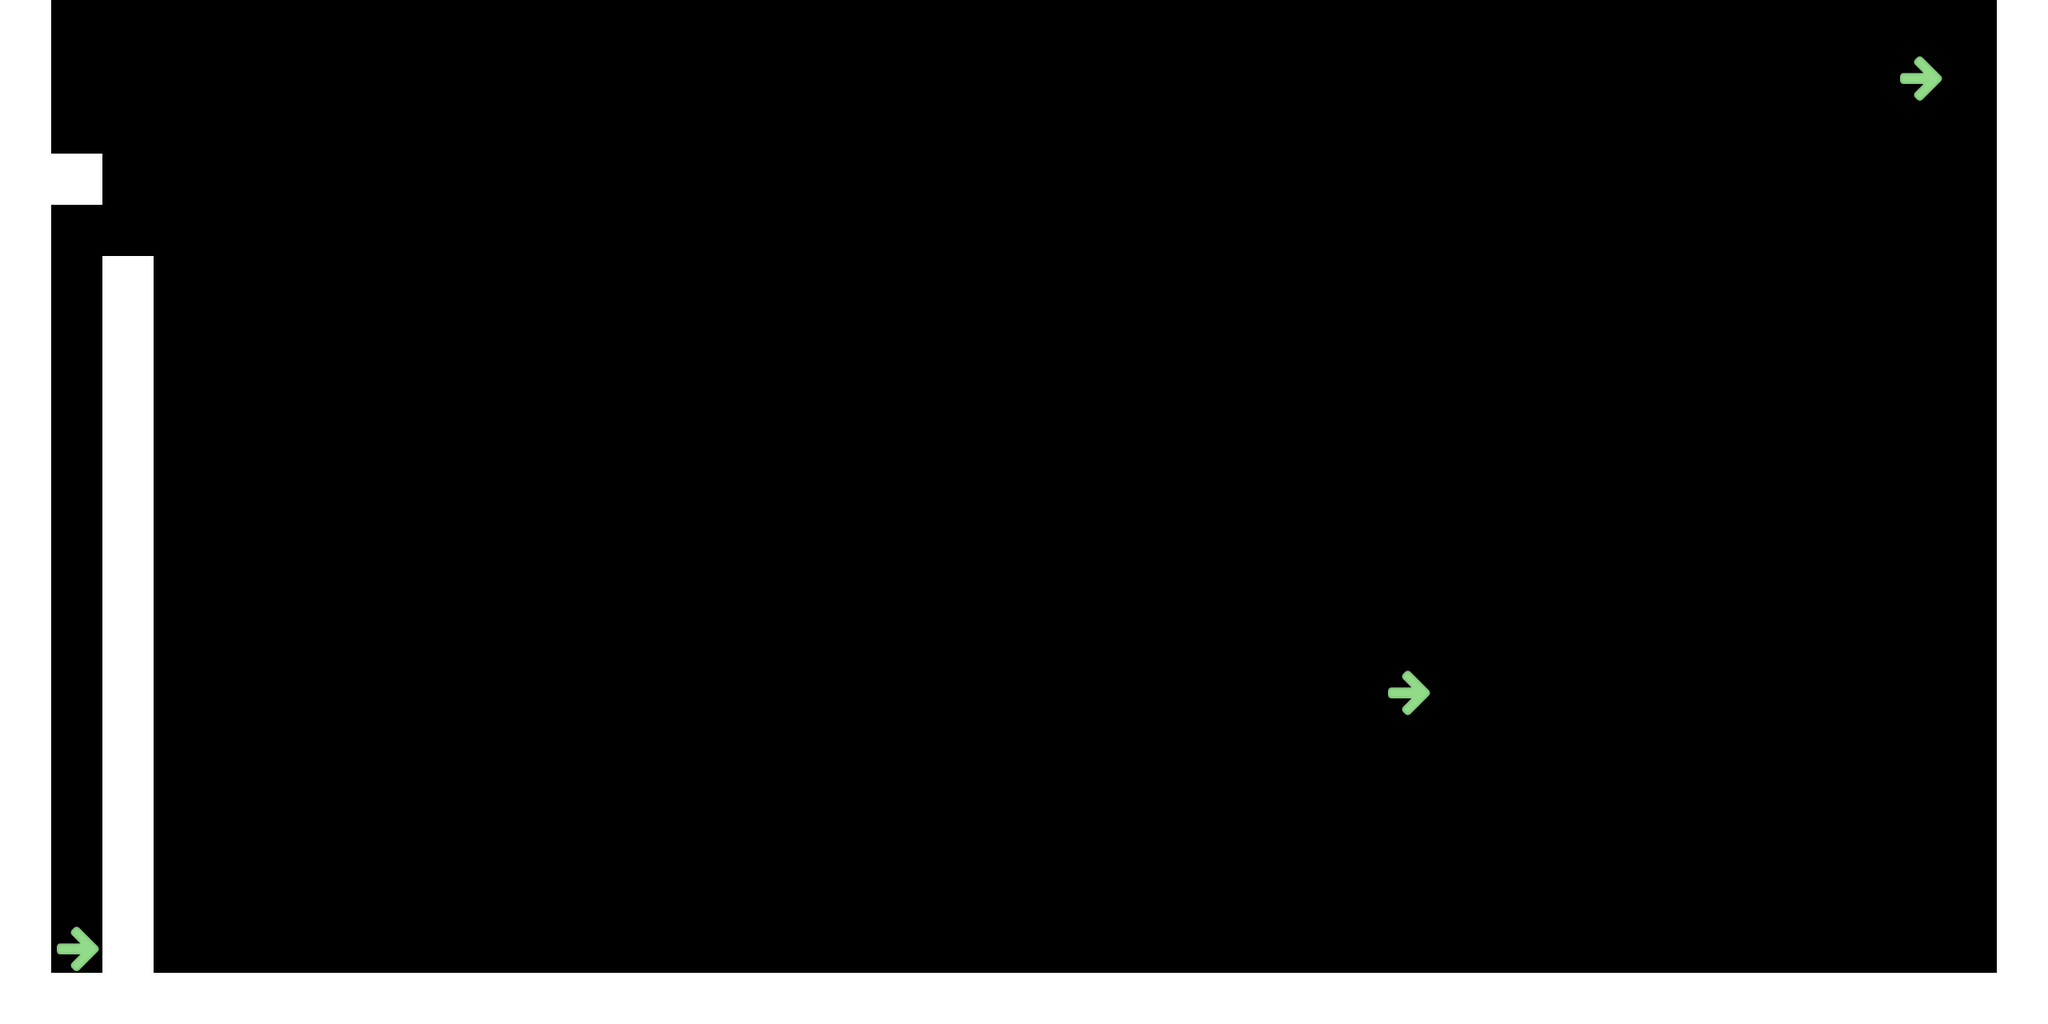

Rendered tile map (Tiled .tmx) drawn with the repository's tilesets; below, a short description and the map source with its tile grids summarised:
An orthogonal 40x20 tile map with 64x64 px tiles, 2 tile layers (collision, sorites).

<map version="1.0" orientation="orthogonal" width="40" height="20" tilewidth="64" tileheight="64">
 <tileset firstgid="1" name="tiles" tilewidth="64" tileheight="64">
  <image source="../images/tiles.png" width="192" height="256" />
 </tileset>
 <layer name="collision" width="40" height="20">
  <data>[800 cells, 93 non-empty, 1 distinct tile ids]</data>
 </layer>
 <layer name="sorites" width="40" height="20">
  <data>[800 cells, 3 non-empty, 1 distinct tile ids]</data>
 </layer>
</map>
